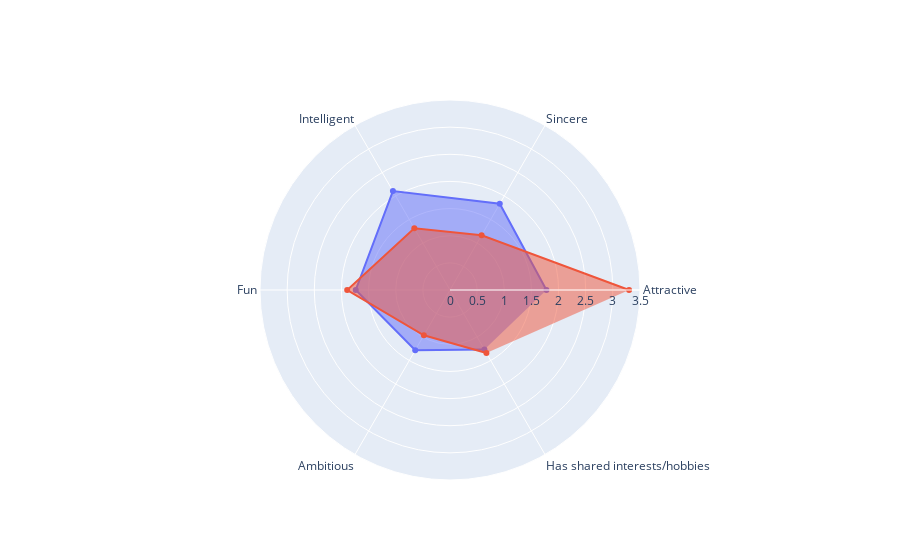

Here is the notebook cell this chart was saved with:
### Code cell
# radar chart female

categories = ['Attractive','Sincere','Intelligent',
              'Fun', 'Ambitious','Has shared interests/hobbies']


fig = go.Figure()

fig.add_trace(go.Scatterpolar(
      r=np.array(Score_oF[0]),
      theta=categories,
      fill='toself',
      name='Score before'
))
fig.add_trace(go.Scatterpolar(
      r=np.array(RatingF[0]),
      theta=categories,
      fill='toself',
      name='Rating after'
))

fig.update_layout(
  polar=dict(
    radialaxis=dict(
      visible=True,
      range=[0, 3.5]
    )),
  showlegend=False
)

fig.show()

### Figure 1 — Plotly figure (JSON) as saved in the notebook; plotly's stock layout.template omitted (floating-point values rounded to 4 significant figures)
{"data": [{"fill": "toself", "name": "Score before", "r": [1.776, 1.834, 2.103, 1.737, 1.282, 1.268], "theta": ["Attractive", "Sincere", "Intelligent", "Fun", "Ambitious", "Has shared interests/hobbies"], "type": "scatterpolar"}, {"fill": "toself", "name": "Rating after", "r": [3.299, 1.166, 1.314, 1.894, 0.9633, 1.341], "theta": ["Attractive", "Sincere", "Intelligent", "Fun", "Ambitious", "Has shared interests/hobbies"], "type": "scatterpolar"}], "layout": {"polar": {"radialaxis": {"range": [0, 3.5], "visible": true}}, "showlegend": false}}
